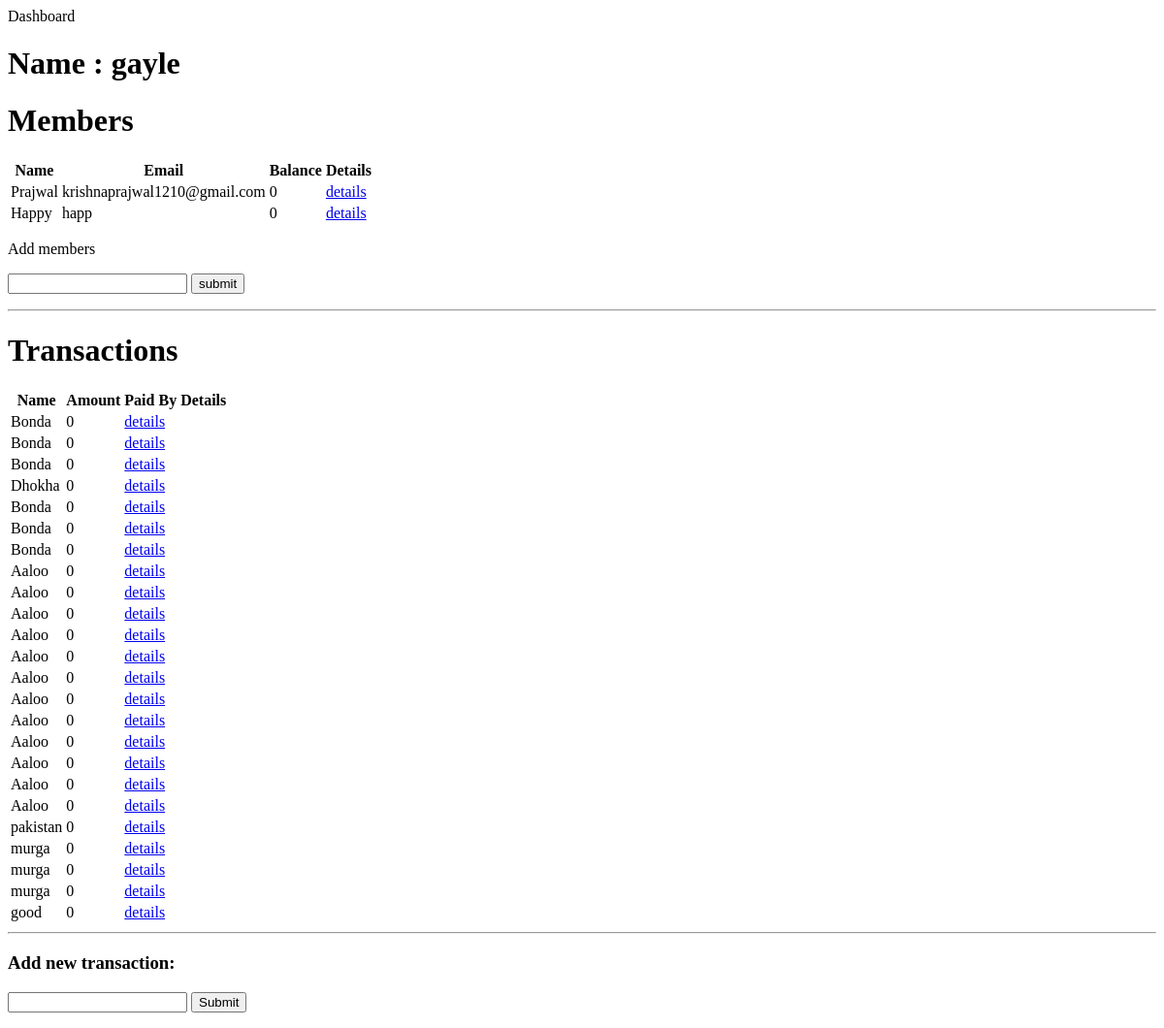
The app's page /group/2 (signed in), older data.
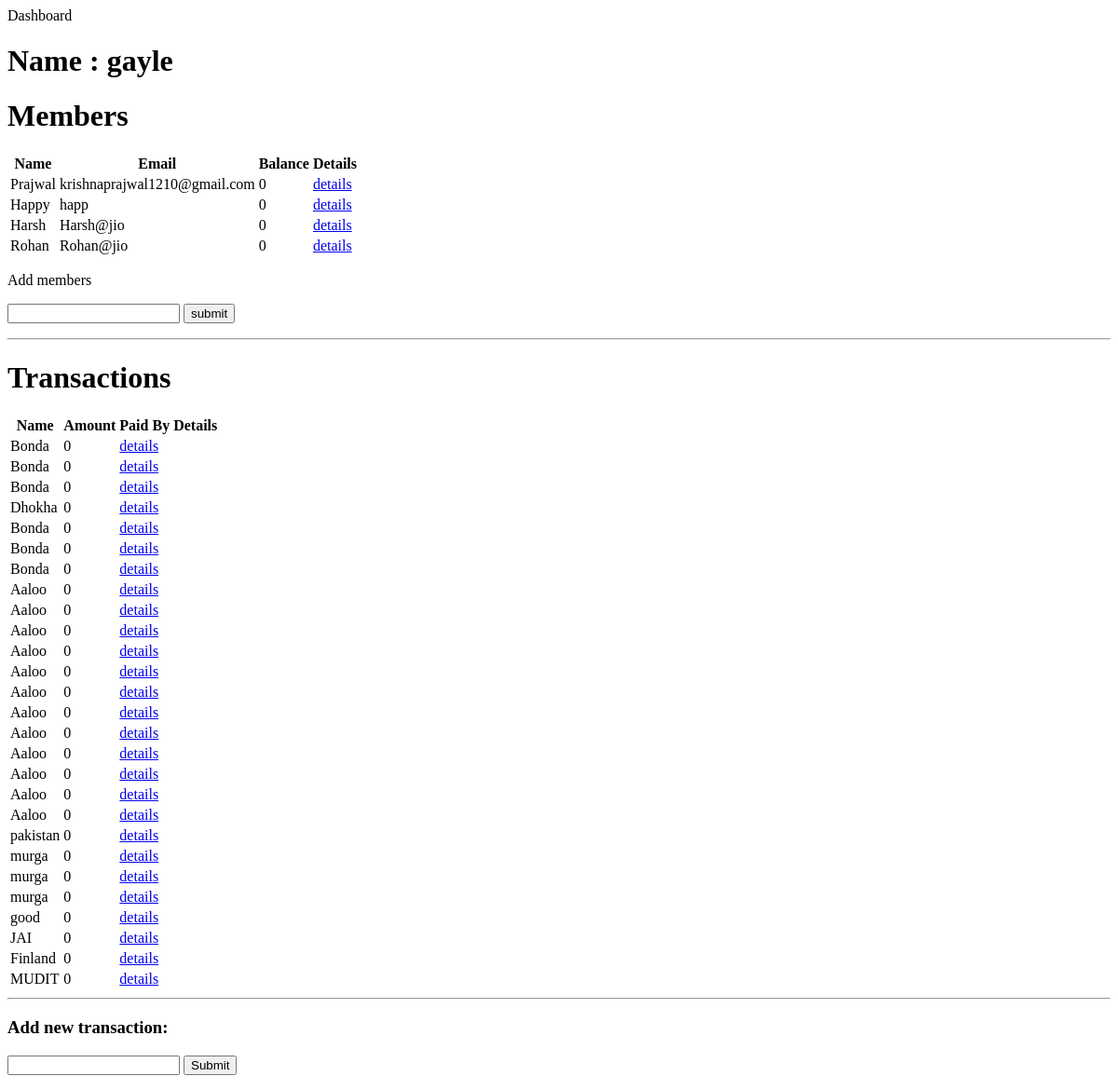
The same page, newer data.
### tables this page shows
CREATE TABLE USERS (
                  user_id integer primary key autoincrement,
                  name text not null,
                  email text not null unique,
                  password text not null,
                  total_balance integer default 0,
                  unapproved_balance integer default 0,
                  approved_balance integer default 0,
                  friends text default ",");

CREATE TABLE GROUPTRANSACTIONS(
             groupTransaction_id integer primary key autoincrement,
             title text not null,
             group_id integer not null,
             amount integer default 0,
             FOREIGN KEY(group_id)
                 REFERENCES GROUPS(group_id)
            );

### main.py (the view)
@app.route('/group/<group_id>')
def renderGroup(group_id):
    if verifyGroupLogin(group_id):
        group = findGroupById(group_id)
        members = findAllMembersForGroupHomeRendering(group_id)
        transactions = findAllTransactionsForGroup(group_id)
        return render_template("group_home.html",name = group[2],memberList = members,transactionList = transactions,group_id = group[0])
    else:
        return redirect('/signIn')

### login.py (called while the page is built)
def findAllMemberIdsForGroup(group_id):
    member_ids = []
    conn = create_connection("database.db")
    curr = conn.cursor()
    curr.execute("SELECT user_id FROM MEMEBERSHIP WHERE(group_id) IS '{0}'".format(group_id))
    member_ids = curr.fetchall()
    conn.commit()
    conn.close()
    return member_ids

def findAllMembersForGroupHomeRendering(group_id):
    member_ids = []
    members = []
    conn = create_connection("database.db")
    curr = conn.cursor()
    curr.execute("SELECT user_id,amount FROM MEMEBERSHIP WHERE(group_id) IS '{0}'".format(group_id))
    member_ids = curr.fetchall()
    conn.commit()
    conn.close()
    for i in member_ids:
        user = findUserByUser_Id(i[0])
        members.append([[user[1],user[2],i[1]],i[0]])
    return members

def findAllTransactionsForGroup(group_id):
    transactions = []
    conn = create_connection("database.db")
    curr = conn.cursor()
    curr.execute("SELECT title,amount FROM GROUPTRANSACTIONS WHERE(group_id) IS '{0}'".format(group_id))
    transactions = curr.fetchall()
    conn.commit()
    conn.close()
    return transactions

### templates/group_home.html (shortened to what this page needs)
<head>Dashboard</head>
<body>
<h1>Name : {{name}} </h1>
<h1>Members</h1>
<table>
<tr>
    <th>Name</th>
    <th>Email</th>
    <th>Balance</th>
    <th>Details</th>
</tr>
{% for i in memberList %}
<tr>
    {% for k in i %}
    {% if loop.index0==0 %}
        {% for j in k %}
            <td>{{j}}</td>
        {% endfor %}
    {% else %}
        <td><a href="/{{group_id}}/members/{{k}}">details</a></td>
    {% endif %}
    {% endfor %}
</tr>
{% endfor %}
</table>
<p>
    Add members
    <form action="{{url_for('establishMembership') }}" method="POST">
        <input type="text" name="email"/>
        <input type="submit" value="submit" />
    </form>
</p>
<hr/>
<h1>Transactions</h1>
<table>
<tr>
    <th>Name</th>
    <th>Amount</th>
    <th>Paid By</th>
    <th>Details</th>
</tr>
{% for i in transactionList %}
<tr>
    {% for j in i %}
        <td>
            {{j}}
        </td>
    {% endfor %}
    <td>
        <a href="/details">details</a>
    </td>
</tr>
{% endfor %}
</table>
<hr/>
<h3>Add new transaction:</h3>
<form action = "{{url_for('addGroupTransaction')}}" method = 'POST'>
    <p>
        <input type = "text" name = "groupTransactionName"/>
        <input type="submit"/>
    </p>
</form>
</body>

Row changes from the older to the newer data that the page shows:
added USERS: name "Harsh", email "Harsh@jio", k "0"
added USERS: name "Rohan", email "Rohan@jio", k "0"
added GROUPTRANSACTIONS: title "JAI", i "0"
added GROUPTRANSACTIONS: title "Finland", i "0"
added GROUPTRANSACTIONS: title "MUDIT", i "0"
Text that changed along with them:
new list line: "details"
